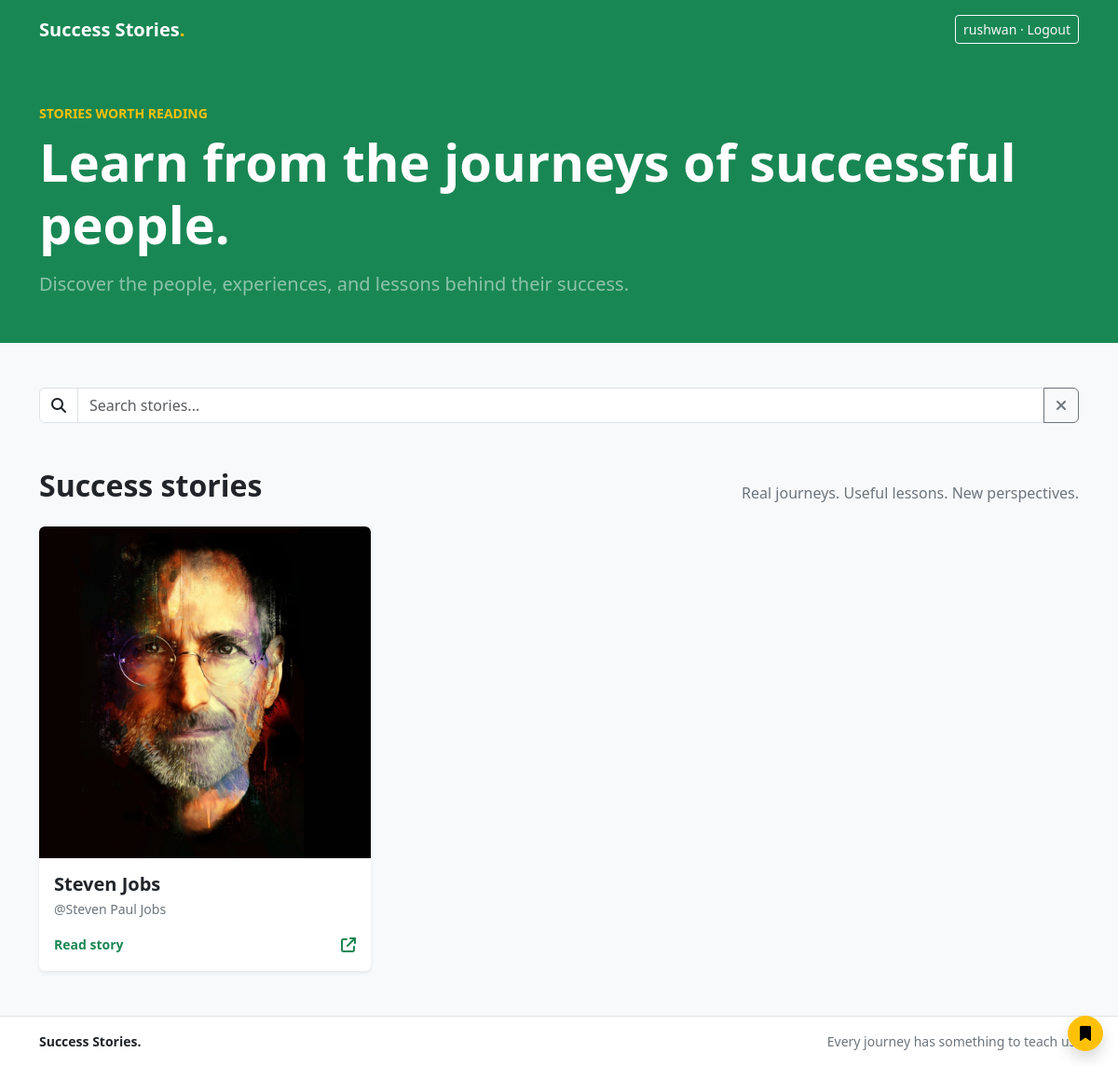
The page /SavePost/ (signed in) on the database its author committed.
### StoriesApp/models.py (models this page shows, shortened)
class Post(models.Model):
    srn = models.AutoField(primary_key=True)
    name = models.CharField(max_length=255)
    username = models.CharField(max_length=255)
    content = models.TextField(default="")
    like = models.ManyToManyField(User, related_name='Posts', blank=True)
    Favourite = models.ManyToManyField(User, related_name='Save', blank=True)
    slug = models.CharField(max_length=130)
    image = models.ImageField(upload_to='images')
    timeStamp = models.DateTimeField(blank=True)
    views = models.ManyToManyField(Viewers, related_name='Posts', blank=True)

### StoriesApp/views.py (the view)
# urls.py: path('SavePost/', views.SavePost, name='SavePost'),
def SavePost(request):
    post = Post.objects.filter(Favourite=request.user)
    if not Post.objects.filter(Favourite=request.user):
        text = 'Zero Stories in your Favourite List'
        context = {'Text': text}
        return render(request, 'Fvr.html', context)
    context = {'Allpost': post}
    return render(request, 'Fvr.html', context)

### templates/Fvr.html (shortened to what this page needs)
{% load static %}
<!doctype html>
<html lang="en">
<head>
  <link href="https://cdn.jsdelivr.net/npm/bootstrap@5.3.3/dist/css/bootstrap.min.css" rel="stylesheet">
  <link href="https://cdnjs.cloudflare.com/ajax/libs/font-awesome/6.5.2/css/all.min.css" rel="stylesheet">
</head>
<body class="bg-light text-dark">
  <header class="bg-success text-white">
    <nav class="container py-3 d-flex flex-column flex-sm-row justify-content-between align-items-start align-items-sm-center gap-3">
      <a href="/" class="text-white text-decoration-none fw-bold fs-5">Success Stories<span class="text-warning">.</span></a>
      {% if user.is_authenticated %}
        <button class="btn btn-outline-light btn-sm" type="button" onclick="leave()">{{ request.user }} · Logout</button>
      {% else %}
        <button class="btn btn-warning btn-sm fw-semibold" type="button" onclick="JoinUs()">Join Us</button>
      {% endif %}
    </nav>
    <div class="container py-5">
      <p class="small text-uppercase fw-semibold text-warning mb-2">Stories worth reading</p>
      <h1 class="display-4 fw-bold mb-3">Learn from the journeys of successful people.</h1>
      <p class="lead text-white-50 mb-0">Discover the people, experiences, and lessons behind their success.</p>
    </div>
  </header>
  <main class="container py-4 py-md-5">
    <form class="input-group mb-5" action="{% url 'Story_App:search' %}" method="get" role="search">
      <span class="input-group-text bg-white"><i class="fa-solid fa-magnifying-glass" aria-hidden="true"></i></span>
      <input class="form-control" type="search" name="quary" id="quary" placeholder="Search stories..." aria-label="Search stories" required>
      <button class="btn btn-outline-secondary" type="button" id="clear-btn" aria-label="Clear search"><i class="fa-solid fa-xmark" aria-hidden="true"></i></button>
    </form>
    <section>
      <div class="d-flex flex-column flex-md-row justify-content-between align-items-md-end gap-2 mb-4">
        <h2 class="h2 fw-bold mb-0">Success stories</h2>
        <p class="text-secondary mb-0">Real journeys. Useful lessons. New perspectives.</p>
      </div>
      <div class="row g-3 g-md-4">
        {% for post in Allpost %}
          <div class="col-12 col-sm-6 col-lg-4">
            <article class="card h-100 border-0 shadow-sm overflow-hidden" role="link" tabindex="0" aria-label="Read {{ post.name }}'s story" onclick="openWindow('{{ post.slug|escapejs }}')" onkeydown="if(event.key==='Enter'||event.key===' '){event.preventDefault();openWindow('{{ post.slug|escapejs }}')}">
              {% if post.image %}
                <img src="{{ post.image.url }}" class="card-img-top img-fluid" alt="{{ post.name }}" loading="lazy">
              {% endif %}
              <div class="card-body">
                <h3 class="h5 card-title fw-bold mb-1">{{ post.name }}</h3>
                <p class="text-secondary small mb-3">@{{ post.username }}</p>
                <div class="d-flex justify-content-between align-items-center">
                  <span class="small text-success fw-semibold">Read story</span>
                  <span class="text-success" aria-hidden="true"><i class="fa-solid fa-arrow-up-right-from-square"></i></span>
                </div>
              </div>
            </article>
          </div>
        {% empty %}
          <div class="col-12">
            <div class="alert alert-secondary text-center mb-0">No stories available yet. Please check back later.</div>
          </div>
        {% endfor %}
      </div>
    </section>
  </main>
  {% if user.is_authenticated %}
    <button class="btn btn-warning rounded-circle shadow position-fixed bottom-0 end-0 m-3" type="button" onclick="SaveLink()" aria-label="View saved stories" title="Saved stories">
      <i class="fa-solid fa-bookmark" aria-hidden="true"></i>
    </button>
  {% endif %}
  <footer class="border-top bg-white">
    <div class="container py-3 d-flex flex-column flex-sm-row justify-content-between gap-2 text-secondary small">
      <strong class="text-dark">Success Stories.</strong>
      <span>Every journey has something to teach us.</span>
    </div>
  </footer>
</body>
</html>

### rows shown on the page
Post: image (picture), name "Steven Jobs", username "Steven Paul Jobs"

### other values the page prints
{{ request.user }} "rushwan"
